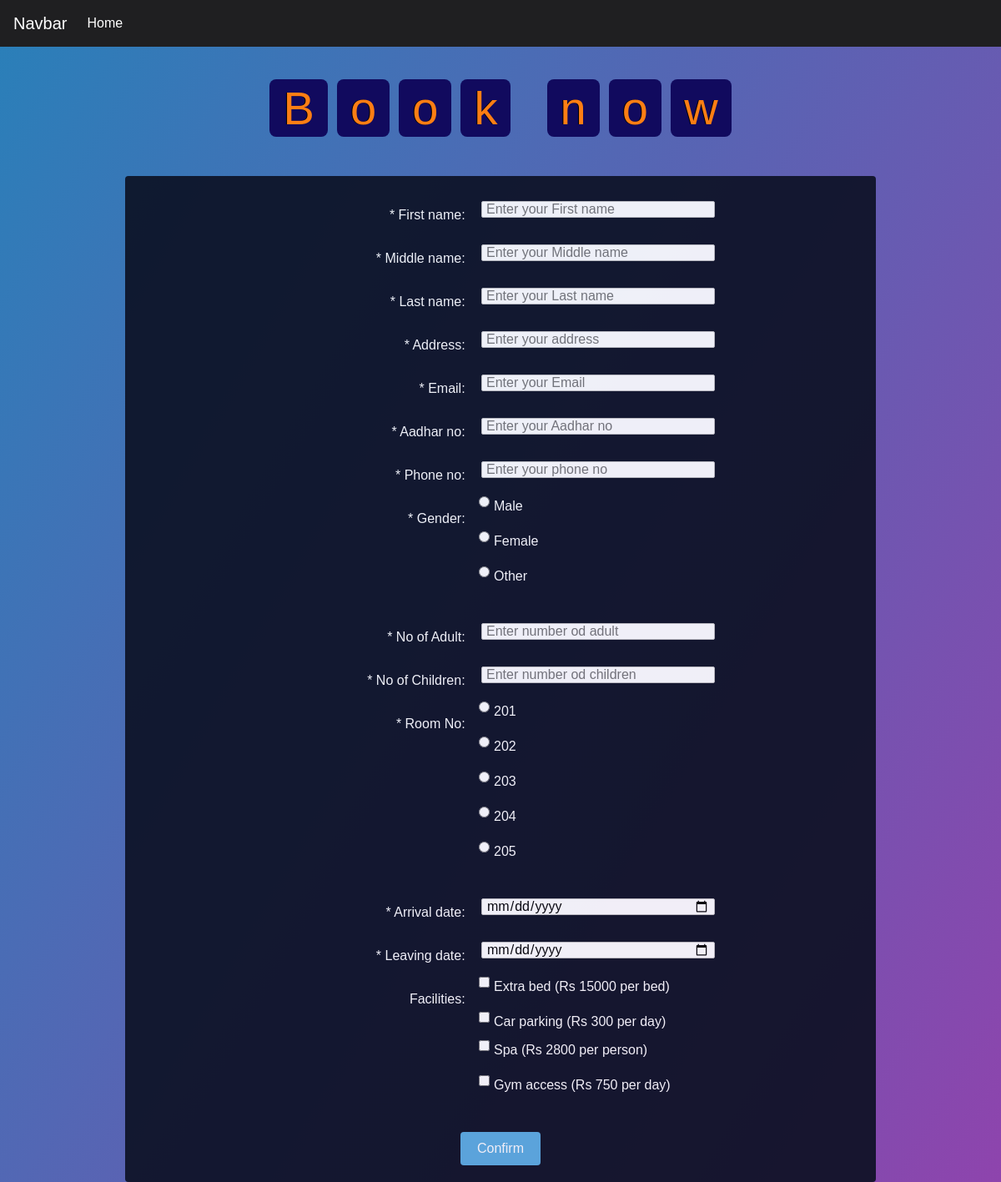
Screenshot of /form_delux.php with the database file from the repository.
### tables this page shows
CREATE TABLE `room_details` (
  `room_no` int(3) NOT NULL,
  `room_type` varchar(12) NOT NULL,
  `amount` int(11) NOT NULL
);

### form_delux.php (the view, shortened to what this page needs)
<?php
include("connections.php");
?>
<!DOCTYPE html>
<html lang="en">
<head>
    <link rel="stylesheet" href="https://cdn.jsdelivr.net/npm/bootstrap@4.4.1/dist/css/bootstrap.min.css"
>
    <link rel="stylesheet" href="form.css">
</head>
<body>
<header>
        <div class="navIndex ">
            <nav class="navbar navbar-expand-lg   ">
                <a class="navbar-brand navcolor" href="#">Navbar</a>
                <div class="collapse navbar-collapse" id="navbarSupportedContent">
                    <ul class="navbar-nav mr-auto">
                        <li class="nav-item active">
                            <a class="nav-link navcolor" href="index.php">Home </a>
                        </li>
                    </ul>
                </div>
        </div>
    </header>
    <h1 class="heading">
        <span>B</span>
        <span>o</span>
        <span>o</span>
        <span>k</span>
        <span class="space"></span>
        <span>n</span>
        <span>o</span>
        <span>w</span>
    </h1>
    <div id="main-form">
        <form id="survey-form" method="post">
            <div class="rowTab">
                <div class="labels">
                    <label id="name-label" for="name">* First name: </label>
                </div>
                <div class="rightTab">
                    <input name="first_name" autofocus type="text" name="name" id="name" class="input-field"
                        placeholder="Enter your First name" required>
                </div>
            </div>
            <div class="rowTab">
                <div class="labels">
                    <label id="name-label" for="name">* Middle name: </label>
                </div>
                <div class="rightTab">
                    <input name="middle_name" autofocus type="text" name="name" id="name" class="input-field"
                        placeholder="Enter your Middle name" required>
                </div>
            </div>
            <div class="rowTab">
                <div class="labels">
                    <label id="name-label" for="name">* Last name: </label>
                </div>
                <div class="rightTab">
                    <input name="last_name" autofocus type="text" name="name" id="name" class="input-field"
                        placeholder="Enter your Last name" required>
                </div>
            </div>
            <div class="rowTab">
                <div class="labels">
                    <label id="name-label" for="name">* Address: </label>
                </div>
                <div class="rightTab">
                    <input name="address" autofocus type="text" name="name" id="name" class="input-field"
                        placeholder="Enter your address" required>
                </div>
            </div>
            <div class="rowTab">
                <div class="labels">
                    <label id="email-label" for="name">* Email: </label>
                </div>
                <div class="rightTab">
                    <input name="email" type="email" name="email" id="email" class="input-field" required
                        placeholder="Enter your Email">
                </div>
            </div>
            <div class="rowTab">
                <div class="labels">
                    <label id="number-label" for="age">* Aadhar no: </label>
                </div>
                <div class="rightTab">
                    <input name="aadhar_no" pattern="\d{12}" autocomplete="off" title="Ten numbers" type="text"
                        id="number" class="input-field" placeholder="Enter your Aadhar no">
                </div>
            </div>
            <div class="rowTab">
                <div class="labels">
                    <label id="name-label" for="name">* Phone no: </label>
                </div>
                <div class="rightTab">
                    <input name="phone_no" pattern="\d{10}" autocomplete="off" title="Ten numbers" autofocus type="text"
                        name="name" id="name" class="input-field" placeholder="Enter your phone no " required>
                </div>
            </div>
            <div class="rowTab">
                <div class="labels">
                    <label for="userRating">* Gender: </label>
                </div>
                <div class="rightTab">
                    <ul style="list-style: none;" name="gender">
                        <li class="radio"><label><input name="gender" name="radio-buttons" value="Male" type="radio"
                                    class="userRatings">Male</label></li>
                        <li class="radio"><label><input name="gender" name="radio-buttons" value="Female" type="radio"
                                    class="userRatings">Female</label></li>
                        <li class="radio"><label><input name="gender" name="radio-buttons" value="Other" type="radio"
                                    class="userRatings">Other</label></li>
                    </ul>
                </div>
            </div>
            <div class="rowTab">
                <div class="labels">
                    <label id="name-label" for="name">* No of Adult:</label>
                </div>
                <div class="rightTab">
                    <input name="no_of_adults" autofocus type="number" min="0" name="name" id="name" class="input-field"
                        placeholder="Enter number od adult" required>
                </div>
            </div>
            <div class="rowTab">
                <div class="labels">
                    <label id="name-label" for="name">* No of Children:</label>
                </div>
                <div class="rightTab">
                    <input name="no_of_childrens" autofocus type="number" min="0" name="name" id="name"
                        class="input-field" placeholder="Enter number od children" required>
                </div>
            </div>
            <div class="rowTab">
                <div class="labels">
                    <label for="userRating">* Room No: </label>
                </div>
                <div class="rightTab">
                    <ul style="list-style: none;" name="room_no">
                        <?php
                        $query1="select room_details.room_no from room_details where room_type = 'Delux' and room_details.room_no not in (select room_no from rooms,billing where room_id=billing_id and room_type='Delux' and Status in ('Booked','Check In'))";
                        $result1 = mysqli_query($con,$query1);
                        while ($row = mysqli_fetch_assoc($result1)) {
                        ?>
                        <li class="radio"><label><input name="room_no" name="radio-buttons" value="<?php echo $row['room_no'] ; ?>" type="radio"
                                    class="userRatings"><?php echo $row['room_no'] ; ?></label></li>
                        <?php
                            }
                        ?>
                    </ul>
                </div>
            </div>
            <div class="rowTab">
                <div class="labels">
                    <label id="name-label" for="name">* Arrival date:</label>
                </div>
                <div class="rightTab">
                    <input name="arrival_date" autofocus type="date" min="0" name="name" id="name" class="input-field"
                        placeholder="Enter Arrival date" required>
                </div>
            </div>
            <div class="rowTab">
                <div class="labels">
                    <label id="name-label" for="name">* Leaving date:</label>
                </div>
                <div class="rightTab">
                    <input name="leaving_date" autofocus type="date" min="0" name="name" id="name" class="input-field"
                        placeholder="Enter leaving date" required>
                </div>
            </div>
            <div class="rowTab">
                <div class="labels">
                    <label for="preferences">Facilities: </label>
                </div>
                <div class="rightTab">
                    <ul id="preferences" style="list-style: none;">
                        <li class="checkbox"><label><input name="extra_bed" value="1" type="checkbox" class="userRatings">Extra bed (Rs 15000 per bed)</label></li>
                        <li class="checkbox"><input name="car_parking" value="1" type="checkbox" class="userRatings">Car parking (Rs 300 per day)</li>
                        <li class="checkbox"><label><input name="spa" value="1" type="checkbox" class="userRatings">Spa (Rs 2800 per person)  </label></li>
                        <li class="checkbox"><label><input name="gym" value="1" type="checkbox" class="userRatings">Gym access (Rs 750 per day) </label></li>
                    </ul>
                </div>
            </div>
            <button id="submit" type="submit">Confirm</button>
        </form>
    </div>
</body>
</html>

### form.css (style rules this page uses)
html,body { background: linear-gradient(120deg,#2980b9, #8e44ad); text-align: center; font-family: 'Raleway', Helvetica, sans-serif; min-width: 320px; }
body { background-repeat: no-repeat; height: 100%; background-position: center; background-repeat: no-repeat; background-size: cover; padding: 0%; background-attachment: fixed; }
.navIndex { background-color: rgb(31, 31, 33); }
.navcolor { color: white; }
#main-form { background-color: #0c1022; margin: 0 auto; border-radius: 4px; width: 75%; max-width: 900px; padding: 10px; padding-top: 20px; opacity: 0.9; }
.labels { display: inline-block; text-align: right; width: 40%; padding: 5px; vertical-align: top; margin-top: 10px; color: white; }
.rightTab { display: inline-block; text-align: left; width: 48%; vertical-align: middle; }
.input-field { height: 20px; width: 280px; padding: 5px; margin: 10px; border: 1px solid #c0c0c0; border-radius: 2px; }
.userRatings, input[type="checkbox"] { float: left; margin-right: 5px; }
#submit { background-color: #59ace0; border-radius: 4px; color: white; font-size: 1em; height: 40px; width: 96px; margin: 10px; border: 0px solid; }
.radio, .checkbox { position: relative; left: -43px; margin-left: 10px; display: block; padding-bottom: 10px; color: white; }
h1,h2 { color: rgb(199, 215, 15); text-decoration: solid; text-decoration-color: aliceblue; text-shadow: -1px 0 black; }
.heading { text-align: center; padding: 2.5rem 0; }
.heading span { font-size: 3.5rem; background: rgb(17, 10, 94); color: var(--orange); border-radius: .5rem; padding: .2rem 1rem; }
.heading span.space { background: none; }

### rows the page displays
room_details: room_no "201"
room_details: room_no "202"
room_details: room_no "203"
room_details: room_no "204"
room_details: room_no "205"
